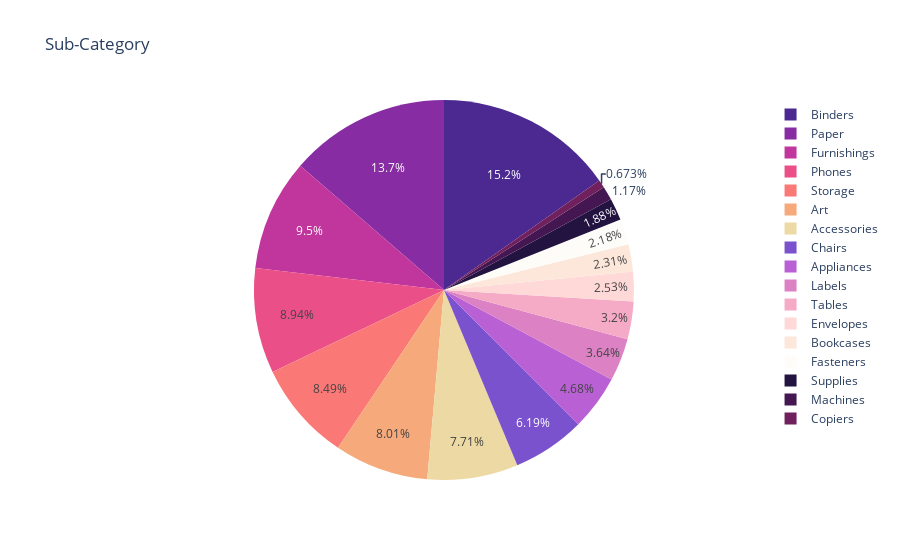

Notebook code for this chart:
### Code cell
fig = px.pie(df, names='Sub-Category', title='Sub-Category', values=np.ones(df.shape[0]),
             color_discrete_sequence=px.colors.sequential.Agsunset)
fig.show()

### Figure 1 — Plotly figure (JSON) as saved in the notebook; plotly's stock layout.template omitted (floating-point values rounded to 4 significant figures; data arrays with more than 128 entries replaced by an {"elided": "..."} marker saying what was removed)
{"data": [{"domain": {"x": [0, 1], "y": [0, 1]}, "hovertemplate": "Sub-Category=%{label}<br>value=%{value}<extra></extra>", "labels": {"elided": "9800 str values"}, "legendgroup": "", "name": "", "showlegend": true, "type": "pie", "values": {"elided": "9800 int values"}}], "layout": {"legend": {"tracegroupgap": 0}, "piecolorway": ["rgb(75, 41, 145)", "rgb(135, 44, 162)", "rgb(192, 54, 157)", "rgb(234, 79, 136)", "rgb(250, 120, 118)", "rgb(246, 169, 122)", "rgb(237, 217, 163)"], "title": {"text": "Sub-Category"}}}
